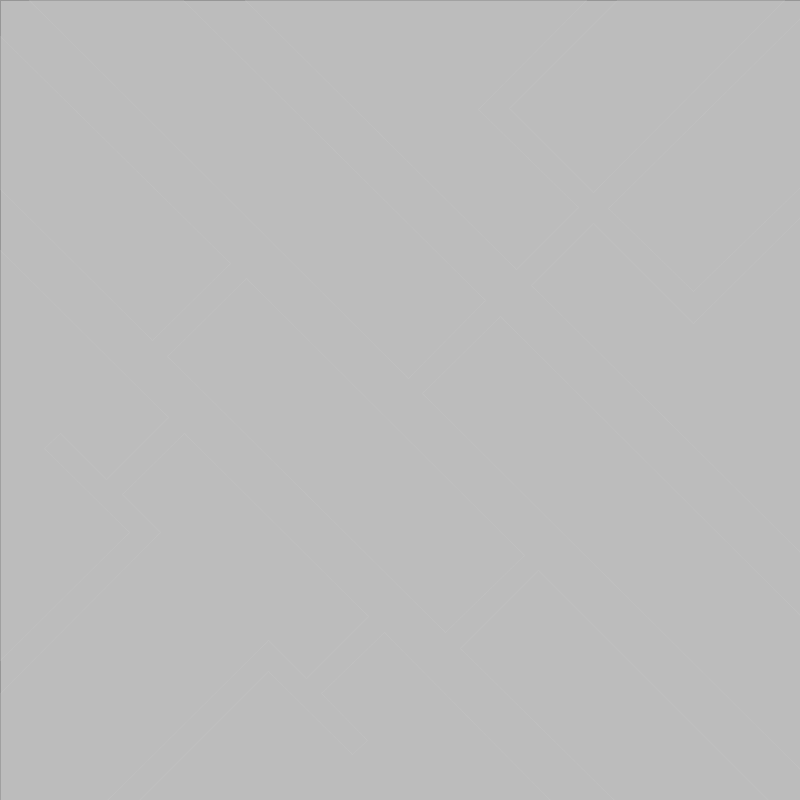
Frame 1 (no input)
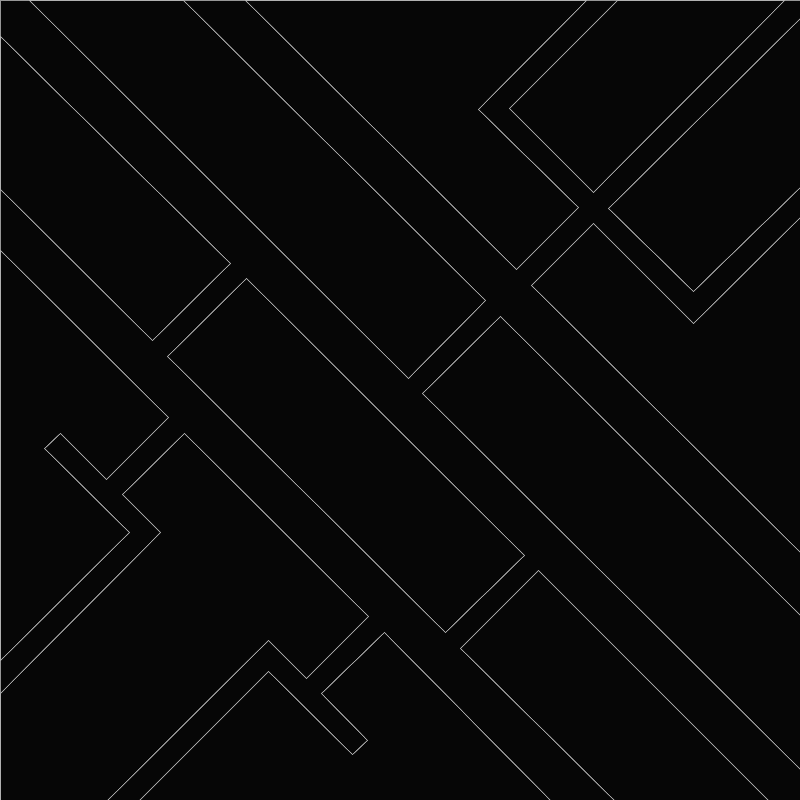
Frame 60 (the mouse pressed at the canvas centre just before this capture)
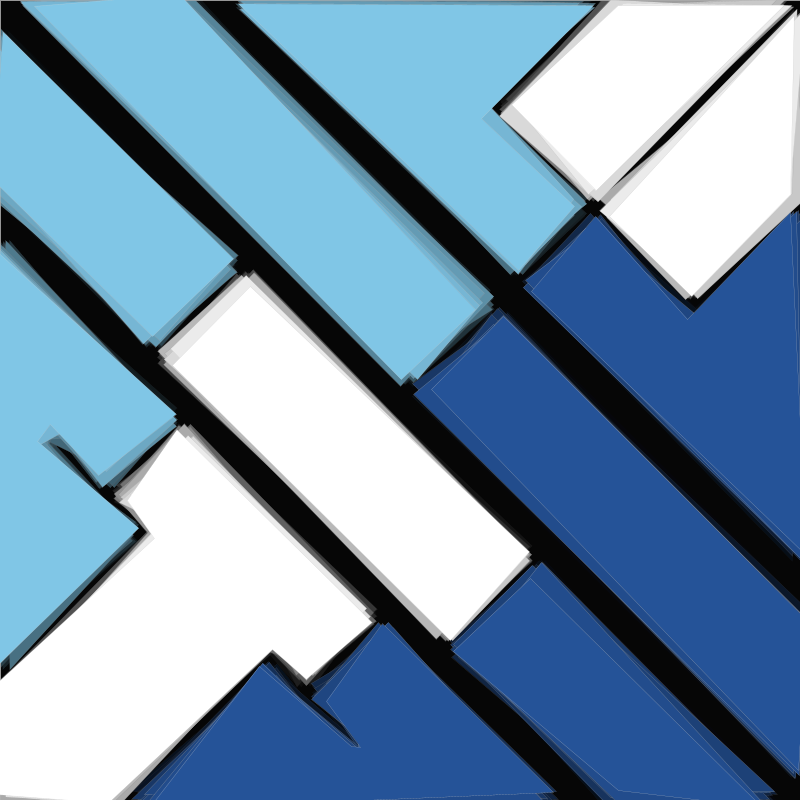
Frame 120 (the mouse held since frame 60 and released just before this capture)

The Processing sketch that drew these frames (run headless with seeded random() and noise(); from frame 60 on, the mouse is pressed at the canvas centre):

// Processing sketch: processing_41199
// ── processing_41199.pde

float x, y;
void setup()
{
size(800,800);
smooth();
x= width/2;
y= height/2;
strokeWeight(0.2);
}


void draw()
{
  fill(0,20);
  rect(0,0,width,height);
  
  stroke(200);
  noFill();
  
  float mouseDist= dist(mouseX, mouseY,x,y);
  
  float num = map(mouseDist,300,0,0,10);
  
  num=constrain(num,0,10);
  
    if(mousePressed == true)
  {
    if(mouseButton == LEFT)
  {
    fill(37,83,152);
  }
  else
  {
    fill(128,198,230);
  }
}
  
beginShape();
vertex(x-371+random(-num,num),y-400+random(-num,num));
vertex(x+8+random(-num,num),y-22+random(-num,num));
vertex(x+85+random(-num,num),y-100+random(-num,num));
vertex(x-217+random(-num,num),y-400+random(-num,num));
endShape(CLOSE);

beginShape();
vertex(x-155+random(-num,num),y-400+random(-num,num));
vertex(x+116+random(-num,num),y-131+random(-num,num));
vertex(x+178+random(-num,num),y-193+random(-num,num));
vertex(x+78+random(-num,num),y-291+random(-num,num));
vertex(x+186+random(-num,num),y-400+random(-num,num));
endShape(CLOSE);

beginShape();
vertex(x-400+random(-num,num),y+260+random(-num,num));
vertex(y-271+random(-num,num),y+132+random(-num,num));
vertex(x-356+random(-num,num),y+48+random(-num,num));
vertex(x-340+random(-num,num),y+33+random(-num,num));
vertex(x-294+random(-num,num),y+79+random(-num,num));
vertex(x-232+random(-num,num),y+17+random(-num,num));
vertex(x-400+random(-num,num),y-150+random(-num,num));
endShape(CLOSE);

beginShape();
vertex(x-400+random(-num,num),y-364+random(-num,num));
vertex(x-170+random(-num,num),y-137+random(-num,num));
vertex(x-248+random(-num,num),y-60+random(-num,num));
vertex(x-400+random(-num,num),y-211+random(-num,num));
endShape(CLOSE);

  if(mousePressed == true)
  {
    if(mouseButton == LEFT)
  {
    fill(128,198,230);
  }
  else
  {
    fill(37,83,152);
  }
}

beginShape();
vertex(x+400+random(-num,num),y-183+random(-num,num));
vertex(x+293+random(-num,num),y-77+random(-num,num));
vertex(x+193+random(-num,num),y-177+random(-num,num));
vertex(x+131+random(-num,num),y-115+random(-num,num));
vertex(x+400+random(-num,num),y+152+random(-num,num));
endShape(CLOSE);

beginShape();
vertex(x+400+random(-num,num),y+215+random(-num,num));
vertex(x+100+random(-num,num),y-84+random(-num,num));
vertex(x+22+random(-num,num),y-7+random(-num,num));
vertex(x+400+random(-num,num),y+369+random(-num,num));
endShape(CLOSE);

beginShape();
vertex(x+138+random(-num,num),y+170+random(-num,num));
vertex(x+368+random(-num,num),y+400+random(-num,num));
vertex(x+214+random(-num,num),y+400+random(-num,num));
vertex(x+60+random(-num,num),y+248+random(-num,num));
endShape(CLOSE);

beginShape();
vertex(x+150+random(-num,num),y+400+random(-num,num));
vertex(x-16+random(-num,num),y+232+random(-num,num));
vertex(x-79+random(-num,num),y+293+random(-num,num));
vertex(x-33+random(-num,num),y+340+random(-num,num));
vertex(x-48+random(-num,num),y+354+random(-num,num));
vertex(x-132+random(-num,num),y+271+random(-num,num));
vertex(x-261+random(-num,num),y+400+random(-num,num));
endShape(CLOSE);

  if(mousePressed == true)
  {
    if(mouseButton == LEFT)
  {
    fill(24,59,114);
  }
  else
  {
    fill(255,255,255);
  }
}

beginShape();
vertex(x-400+random(-num,num),y+400+random(-num,num));
vertex(x-400+random(-num,num),y+293+random(-num,num));
vertex(x-240+random(-num,num),y+132+random(-num,num));
vertex(x-278+random(-num,num),y+94+random(-num,num));
vertex(x-216+random(-num,num),y+33+random(-num,num));
vertex(x-32+random(-num,num),y+216+random(-num,num));
vertex(x-94+random(-num,num),y+278+random(-num,num));
vertex(x-132+random(-num,num),y+240+random(-num,num));
vertex(x-293+random(-num,num),y+400+random(-num,num));
endShape(CLOSE);

beginShape();
vertex(x+124+random(-num,num),y+155+random(-num,num));
vertex(x+45+random(-num,num),y+232+random(-num,num));
vertex(x-233+random(-num,num),y-44+random(-num,num));
vertex(x-154+random(-num,num),y-122+random(-num,num));
endShape(CLOSE);

beginShape();
vertex(x+217+random(-num,num),y-400+random(-num,num));
vertex(x+109+random(-num,num),y-292+random(-num,num));
vertex(x+193+random(-num,num),y-208+random(-num,num));
vertex(x+384+random(-num,num),y-400+random(-num,num));
endShape(CLOSE);

beginShape();
vertex(x+400+random(-num,num),y-382+random(-num,num));
vertex(x+208+random(-num,num),y-192+random(-num,num));
vertex(x+293+random(-num,num),y-109+random(-num,num));
vertex(x+400+random(-num,num),y-213+random(-num,num));
endShape(CLOSE);
}
